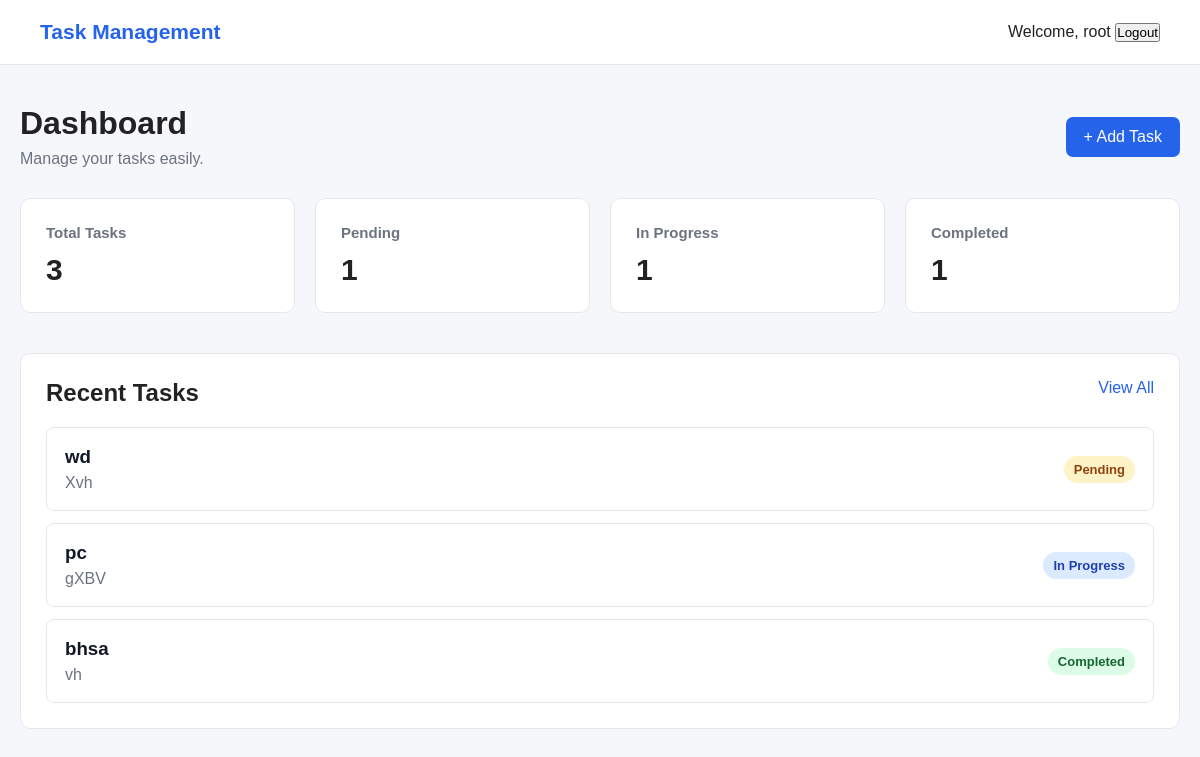
The app's page / (signed in) with its own data.
### tasks/models.py (models this page shows, shortened)
class Task(models.Model):
    STATUS_CHOICES = [
        ("pending", "Pending"),
        ("in_progress", "In Progress"),
        ("completed", "Completed"),
    ]
    user = models.ForeignKey(
        User,
        on_delete=models.CASCADE,
        related_name="tasks"
    )
    title = models.CharField(max_length=200)
    description = models.TextField(blank=True)
    status = models.CharField(
        max_length=20,
        choices=STATUS_CHOICES,
        default="pending"
    )
    due_date = models.DateField(
        null=True,
        blank=True
    )
    created_at = models.DateTimeField(auto_now_add=True)
    updated_at = models.DateTimeField(auto_now=True)

### tasks/views.py (the view)
# urls.py: path("", views.dashboard, name="dashboard"),
@login_required
def dashboard(request):
    tasks = Task.objects.filter(user=request.user)
    total_tasks = tasks.count()
    pending_tasks = tasks.filter(status="pending").count()
    in_progress_tasks = tasks.filter(status="in_progress").count()
    completed_tasks = tasks.filter(status="completed").count()
    recent_tasks = tasks.order_by("-created_at")[:5]
    context = {
        "total_tasks": total_tasks,
        "pending_tasks": pending_tasks,
        "in_progress_tasks": in_progress_tasks,
        "completed_tasks": completed_tasks,
        "recent_tasks": recent_tasks,
    }
    return render(request, "tasks/dashboard.html", context)

### tasks/templates/tasks/dashboard.html (shortened to what this page needs)
{% extends "base.html" %}
{% block content %}
<div class="dashboard-header">
    <div>
        <h1>Dashboard</h1>
        <p>
            Manage your tasks easily.
        </p>
    </div>
    <a
        href="{% url 'task_create' %}"
        class="btn-primary"
    >
        + Add Task
    </a>
</div>
<div class="stats-grid">
    <div class="stat-card">
        <h3>Total Tasks</h3>
        <p>
            {{ total_tasks }}
        </p>
    </div>
    <div class="stat-card">
        <h3>Pending</h3>
        <p>
            {{ pending_tasks }}
        </p>
    </div>
    <div class="stat-card">
        <h3>In Progress</h3>
        <p>
            {{ in_progress_tasks }}
        </p>
    </div>
    <div class="stat-card">
        <h3>Completed</h3>
        <p>
            {{ completed_tasks }}
        </p>
    </div>
</div>
<div class="section">
    <div class="section-header">
        <h2>Recent Tasks</h2>
        <a href="{% url 'task_list' %}">
            View All
        </a>
    </div>
    {% if recent_tasks %}
        <div class="task-list">
            {% for task in recent_tasks %}
                <div class="task-card">
                    <div class="task-content">
                        <h3>
                            <a href="{% url 'task_detail' task.pk %}">
                                {{ task.title }}
                            </a>
                        </h3>
                        <p>
                            {{ task.description|truncatewords:15 }}
                        </p>
                    </div>
                    <div class="task-actions">
                        <span class="status {{ task.status }}">
                            {{ task.get_status_display }}
                        </span>
                    </div>
                </div>
            {% endfor %}
        </div>
    {% endif %}
</div>
{% endblock %}

### templates/base.html (shortened to what this page needs)
{% load static %}
<!DOCTYPE html>
<html lang="en">
<head>
    <link
        rel="stylesheet"
        href="{% static 'css/style.css' %}"
    >
</head>
<body>
    <nav class="navbar">
        <div class="navbar-brand">
            <a href="{% url 'dashboard' %}">
                Task Management
            </a>
        </div>
        <div>
            {% if user.is_authenticated %}
                <span>
                    Welcome, {{ user.username }}
                </span>
                <form
                    method="post"
                    action="{% url 'logout' %}"
                    style="display:inline;"
                >
                    <button type="submit">
                        Logout
                    </button>
                </form>
            {% endif %}
        </div>
    </nav>
    <main class="container">
        {% block content %}
        {% endblock %}
    </main>
</body>
</html>

### static/css/style.css (style rules this page uses)
* { margin: 0; padding: 0; box-sizing: border-box; }
body { font-family: Arial, sans-serif; background: #f5f7fb; color: #222; }
.navbar { height: 65px; background: #ffffff; border-bottom: 1px solid #e5e7eb; display: flex; align-items: center; justify-content: space-between; padding: 0 40px; }
.navbar-brand a { text-decoration: none; color: #2563eb; font-size: 21px; font-weight: bold; }
.container { max-width: 1200px; margin: 40px auto; padding: 0 20px; }
.dashboard-header { display: flex; justify-content: space-between; align-items: center; margin-bottom: 30px; }
.dashboard-header h1 { font-size: 32px; margin-bottom: 8px; }
.dashboard-header p { color: #6b7280; }
.btn-primary { background: #2563eb; color: white; text-decoration: none; padding: 11px 18px; border-radius: 7px; }
.stats-grid { display: grid; grid-template-columns: repeat(4, 1fr); gap: 20px; margin-bottom: 40px; }
.stat-card { background: white; padding: 25px; border-radius: 10px; border: 1px solid #e5e7eb; }
.stat-card h3 { color: #6b7280; font-size: 15px; margin-bottom: 12px; }
.stat-card p { font-size: 30px; font-weight: bold; }
.section { background: white; padding: 25px; border-radius: 10px; border: 1px solid #e5e7eb; }
.section-header { display: flex; justify-content: space-between; margin-bottom: 20px; }
.section-header a { color: #2563eb; text-decoration: none; }
.task-list { display: flex; flex-direction: column; gap: 12px; }
.task-card { border: 1px solid #e5e7eb; padding: 18px; border-radius: 8px; display: flex; justify-content: space-between; align-items: center; }
.task-card h3 { margin-bottom: 6px; }
.task-card p { color: #6b7280; }
.status { padding: 6px 10px; border-radius: 20px; font-size: 13px; font-weight: bold; }
.status.pending { background: #fef3c7; color: #92400e; }
.status.in_progress { background: #dbeafe; color: #1e40af; }
.status.completed { background: #dcfce7; color: #166534; }
.task-content { flex: 1; }
.task-content h3 a { color: #111827; text-decoration: none; }
.task-actions { display: flex; align-items: center; gap: 8px; }

### records on screen
Task: title "wd", description "Xvh", status "Pending"
Task: title "pc", description "gXBV", status "In Progress"
Task: title "bhsa", description "vh", status "Completed"

### other values on screen
{{ user.username }} "root"
{{ total_tasks }} "3"
{{ pending_tasks }} "1"
{{ in_progress_tasks }} "1"
{{ completed_tasks }} "1"
